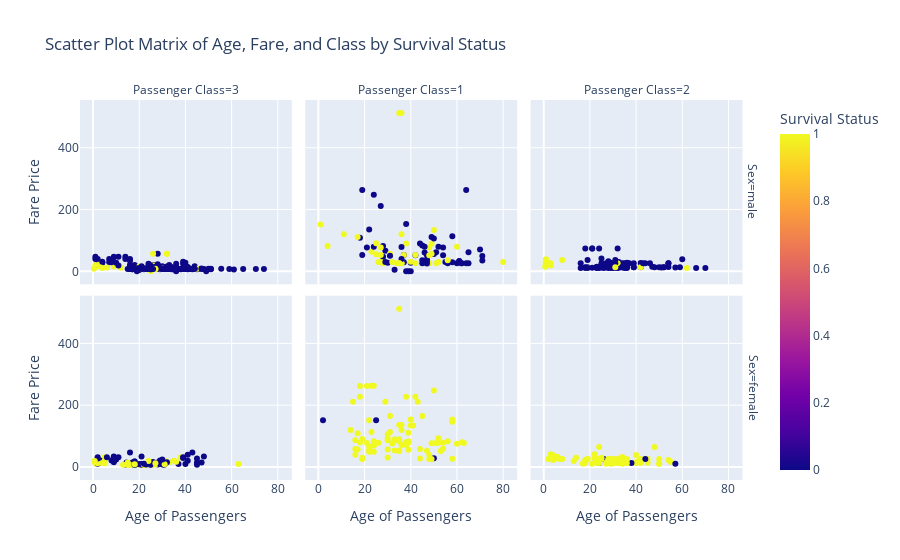

The notebook cell saved with this chart:
### Code cell
# Use faceting to create a scatter plot matrix displaying the relationship between age, fare, and class for passengers who survived and did not survive
fig = px.scatter(data,x='Age', y='Fare', color ='Survived', facet_col ='Pclass', facet_row='Sex',
                        labels={'Age': 'Age of Passengers', 'Fare': 'Fare Price', 'Pclass': 'Passenger Class', 'Survived': 'Survival Status'},
                        title='Scatter Plot Matrix of Age, Fare, and Class by Survival Status')
fig.show()

### Figure 1 — Plotly figure (JSON) as saved in the notebook; plotly's stock layout.template omitted (floating-point values rounded to 4 significant figures; data arrays with more than 128 entries replaced by an {"elided": "..."} marker saying what was removed)
{"data": [{"hovertemplate": "Sex=male<br>Passenger Class=3<br>Age of Passengers=%{x}<br>Fare Price=%{y}<br>Survival Status=%{marker.color}<extra></extra>", "legendgroup": "", "marker": {"color": {"elided": "347 int values"}, "coloraxis": "coloraxis", "symbol": "circle"}, "mode": "markers", "name": "", "orientation": "v", "showlegend": false, "type": "scatter", "x": {"elided": "347 float values"}, "xaxis": "x4", "y": {"elided": "347 float values"}, "yaxis": "y4"}, {"hovertemplate": "Sex=male<br>Passenger Class=1<br>Age of Passengers=%{x}<br>Fare Price=%{y}<br>Survival Status=%{marker.color}<extra></extra>", "legendgroup": "", "marker": {"color": [0, 1, 0, 0, 0, 0, 0, 1, 0, 0, 0, 0, 0, 1, 0, 0, 0, 0, 0, 0, 0, 0, 0, 0, 0, 1, 1, 1, 0, 1, 0, 0, 0, 0, 0, 0, 0, 1, 1, 0, 0, 0, 0, 0, 1, 0, 0, 1, 1, 0, 0, 1, 1, 1, 0, 1, 0, 1, 0, 0, 0, 1, 0, 0, 0, 0, 1, 1, 0, 0, 0, 0, 0, 1, 0, 0, 1, 0, 1, 1, 0, 1, 1, 1, 0, 1, 1, 0, 1, 1, 0, 1, 0, 0, 1, 1, 1, 0, 0, 1, 1, 0, 1, 1, 1, 1, 0, 0, 0, 0, 0, 0, 0, 1, 0, 0, 0, 1, 1, 0, 0, 1], "coloraxis": "coloraxis", "symbol": "circle"}, "mode": "markers", "name": "", "orientation": "v", "showlegend": false, "type": "scatter", "x": [54, 28, 19, 40, 28, 42, 65, null, 45, null, 28, 46, 71, 23, 21, 47, 24, 54, 37, 24, 51, null, 61, 56, null, 45, 40, 38, 44, 37, 62, 52, 40, null, 37, null, null, null, 0.92, 45.5, 38, 29, 45, null, 25, 22, 27, 36, 28, 50, 64, 4, 34, 52, 30, 49, 65, 48, 47, 56, null, 25, 58, 55, 71, 18, null, 36, 47, null, 45, 50, 64, 17, 62, null, 36, 36, 60, 49, null, 35, 27, 42, 61, 80, 32, null, 48, 56, 58, 50, 47, 31, 36, 27, 31, 60, 49, 35, 42, null, 48, 27, 35, null, 36, 70, 19, null, 29, 46, null, 11, 39, null, 38, null, 51, 31, 33, 26], "xaxis": "x5", "y": [51.86, 35.5, 263, 27.72, 82.17, 52, 61.98, 35.5, 83.47, 27.72, 47.1, 61.17, 34.65, 63.36, 77.29, 52, 247.5, 77.29, 53.1, 79.2, 61.38, 25.93, 33.5, 30.7, 50, 26.55, 31, 90, 90, 52.55, 26.55, 79.65, 0, 31, 29.7, 26, 27.72, 30.5, 151.6, 28.5, 153.5, 66.6, 35.5, 35, 55.44, 135.6, 211.5, 120, 26.55, 55.9, 263, 81.86, 26.55, 30.5, 27.75, 89.1, 26.55, 26.55, 38.5, 26.55, 52, 91.08, 29.7, 30.5, 49.5, 108.9, 26.55, 26.29, 34.02, 221.8, 26.55, 106.4, 26, 110.9, 26.55, 227.5, 26.39, 40.12, 79.2, 56.93, 42.4, 26.55, 30.5, 52.55, 32.32, 30, 30.5, 0, 76.73, 35.5, 113.3, 133.7, 25.59, 52, 512.3, 76.73, 57, 26.55, 110.9, 26.29, 26.29, 26.55, 52, 53.1, 512.3, 30, 78.85, 71, 53.1, 39.6, 30, 79.2, 30.7, 120, 0, 0, 0, 29.7, 26.55, 50.5, 5, 30], "yaxis": "y5"}, {"hovertemplate": "Sex=male<br>Passenger Class=2<br>Age of Passengers=%{x}<br>Fare Price=%{y}<br>Survival Status=%{marker.color}<extra></extra>", "legendgroup": "", "marker": {"color": [1, 0, 1, 0, 0, 0, 1, 0, 0, 0, 0, 0, 0, 0, 0, 0, 0, 0, 0, 0, 1, 0, 1, 0, 0, 0, 0, 1, 0, 0, 0, 0, 0, 0, 0, 0, 0, 0, 1, 0, 0, 0, 0, 1, 0, 0, 0, 0, 0, 0, 0, 0, 1, 0, 0, 0, 0, 0, 0, 0, 0, 0, 1, 1, 1, 0, 0, 1, 0, 0, 0, 0, 0, 0, 0, 0, 0, 0, 0, 1, 0, 0, 0, 0, 0, 0, 0, 0, 0, 0, 0, 0, 1, 0, 0, 0, 0, 0, 0, 0, 1, 1, 0, 0, 0, 0, 0, 0], "coloraxis": "coloraxis", "symbol": "circle"}, "mode": "markers", "name": "", "orientation": "v", "showlegend": false, "type": "scatter", "x": [null, 35, 34, 66, 32, 21, 0.83, 34, 29, 21, 32.5, 25, 23, 18, 19, 36.5, 42, 51, 30, null, 1, 19, 3, 30, 42, 30, 27, 19, 18, 59, 24, 44, 19, 33, 29, 54, 36, null, 42, 36, 30, 43, 54, 2, 28, 25, 36, 29, 18, 46, 23, 34, 3, null, 30, 31, 36, 48, null, 34, null, 23, 32, null, 8, 27, 28, 62, 54, 47, 37, 26, 57, 31, 24, 23, 32, 25, 70, 31, null, 60, 25, 52, 39, 52, 34, 50, 25, null, 23, 23, 0.67, 18, 16, 39, 34, 39, 35, 31, 1, 0.83, 16, 28, 21, 24, 28, 27], "xaxis": "x6", "y": [13, 26, 13, 10.5, 10.5, 73.5, 29, 26, 21, 73.5, 30.07, 13, 15.05, 11.5, 36.75, 26, 13, 12.53, 13, 15.05, 39, 13, 26, 13, 27, 10.5, 13, 10.5, 13, 13.5, 10.5, 26, 10.5, 12.28, 10.5, 26, 10.5, 0, 13, 12.88, 24, 26.25, 14, 26, 13, 13, 13, 27.72, 73.5, 26, 10.5, 21, 18.75, 0, 13, 10.5, 27.75, 13, 0, 21, 0, 11.5, 26, 13.86, 36.75, 26, 13.5, 10.5, 26, 15, 26, 10.5, 12.35, 26.25, 73.5, 13, 73.5, 13, 10.5, 13, 0, 39, 41.58, 13.5, 26, 13, 13, 13, 26, 0, 13, 13, 14.5, 11.5, 26, 13, 13, 13, 10.5, 37.0, 37.0, 18.75, 10.5, 33, 11.5, 13, 10.5, 13], "yaxis": "y6"}, {"hovertemplate": "Sex=female<br>Passenger Class=3<br>Age of Passengers=%{x}<br>Fare Price=%{y}<br>Survival Status=%{marker.color}<extra></extra>", "legendgroup": "", "marker": {"color": {"elided": "144 int values"}, "coloraxis": "coloraxis", "symbol": "circle"}, "mode": "markers", "name": "", "orientation": "v", "showlegend": false, "type": "scatter", "x": {"elided": "144 float values"}, "xaxis": "x", "y": {"elided": "144 float values"}, "yaxis": "y"}, {"hovertemplate": "Sex=female<br>Passenger Class=1<br>Age of Passengers=%{x}<br>Fare Price=%{y}<br>Survival Status=%{marker.color}<extra></extra>", "legendgroup": "", "marker": {"color": [1, 1, 1, 1, 1, 1, 1, 1, 1, 1, 0, 1, 1, 1, 1, 1, 1, 1, 1, 1, 1, 1, 1, 1, 0, 1, 1, 1, 1, 1, 1, 1, 1, 1, 1, 1, 1, 1, 1, 1, 1, 1, 1, 1, 1, 1, 1, 1, 1, 1, 0, 1, 1, 1, 1, 1, 1, 1, 1, 1, 1, 1, 1, 1, 1, 1, 1, 1, 1, 1, 1, 1, 1, 1, 1, 1, 1, 1, 1, 1, 1, 1, 1, 1, 1, 1, 1, 1, 1, 1, 1, 1, 1, 1], "coloraxis": "coloraxis", "symbol": "circle"}, "mode": "markers", "name": "", "orientation": "v", "showlegend": false, "type": "scatter", "x": [38, 35, 58, null, 49, 38, 23, 19, 22, null, 50, 44, 58, 31, 32, 35, null, 30, 35, 58, 35, 63, 26, 19, 2, 50, null, 17, 30, 24, 18, 31, 40, 36, 16, null, 41, 24, 22, 60, 24, null, 42, 35, 23, 33, 14, null, 35, 54, 25, 16, 54, 30, 44, 30, 22, 36, 48, 39, 53, 39, 39, 18, 52, 40, 21, 24, null, 15, 18, 22, 24, 38, 29, 21, 33, 36, 51, 43, 17, 49, 33, 52, 62, 39, 30, null, 16, 45, 48, 47, 56, 19], "xaxis": "x2", "y": [71.28, 53.1, 26.55, 146.5, 76.73, 80, 263, 26.28, 66.6, 55, 28.71, 27.72, 146.5, 113.3, 76.29, 83.47, 79.2, 86.5, 512.3, 153.5, 135.6, 77.96, 78.85, 91.08, 151.6, 247.5, 110.9, 108.9, 56.93, 83.16, 262.4, 164.9, 134.5, 135.6, 57.98, 133.7, 134.5, 263, 55, 75.25, 69.3, 82.17, 227.5, 52, 113.3, 90, 120, 51.86, 90, 78.27, 151.6, 86.5, 59.4, 93.5, 57.98, 106.4, 49.5, 71, 39.6, 79.65, 51.48, 55.9, 110.9, 79.65, 78.27, 153.5, 77.96, 69.3, 52, 211.3, 227.5, 151.6, 49.5, 227.5, 211.3, 262.4, 86.5, 120, 77.96, 211.3, 57, 25.93, 53.1, 93.5, 80, 83.16, 31, 89.1, 39.4, 164.9, 25.93, 52.55, 83.16, 30], "yaxis": "y2"}, {"hovertemplate": "Sex=female<br>Passenger Class=2<br>Age of Passengers=%{x}<br>Fare Price=%{y}<br>Survival Status=%{marker.color}<extra></extra>", "legendgroup": "", "marker": {"color": [1, 1, 0, 1, 1, 1, 1, 1, 1, 1, 1, 1, 1, 1, 0, 1, 1, 1, 1, 1, 1, 0, 1, 1, 1, 1, 1, 1, 0, 1, 1, 1, 1, 1, 1, 1, 1, 1, 1, 1, 1, 1, 1, 1, 1, 1, 1, 1, 1, 1, 1, 1, 1, 1, 1, 1, 1, 1, 1, 1, 1, 1, 1, 1, 1, 1, 1, 1, 0, 1, 1, 0, 1, 1, 1, 1], "coloraxis": "coloraxis", "symbol": "circle"}, "mode": "markers", "name": "", "orientation": "v", "showlegend": false, "type": "scatter", "x": [14, 55, 27, 3, 29, 21, 5, 29, 17, 34, 32.5, 29, 40, 32, 24, 35, 8, 24, 50, 41, null, 26, 24, 30, 22, 36, 24, 40, 38, 36, 17, 28, 34, 18, 28, 19, 42, 24, 45, 28, 13, 50, 33, 23, 33, 34, 36, 50, 2, 7, 19, 34, 25, null, 24, 22, 24, 4, 28, 18, 40, 45, 27, 6, 30, 30, 4, 48, 57, 54, 31, 44, 42, 27, 28, 25], "xaxis": "x3", "y": [30.07, 16, 21, 41.58, 26, 10.5, 27.75, 10.5, 10.5, 23, 13, 26, 15.75, 13, 13, 21, 26.25, 14.5, 26, 19.5, 12.35, 26, 26, 12.35, 29, 13, 13, 13, 13, 13, 12, 12.65, 32.5, 13, 26, 26, 26, 18.75, 26.25, 13, 19.5, 10.5, 27.75, 13.79, 26, 10.5, 26, 10.5, 26, 26.25, 26, 13, 30, 33, 27, 41.58, 65, 39, 13, 23, 39, 13.5, 10.5, 33, 21, 13, 23, 65, 10.5, 23, 26.25, 26, 13, 13.86, 24, 26], "yaxis": "y3"}], "layout": {"annotations": [{"font": {}, "showarrow": false, "text": "Passenger Class=3", "x": 0.1567, "xanchor": "center", "xref": "paper", "y": 1, "yanchor": "bottom", "yref": "paper"}, {"font": {}, "showarrow": false, "text": "Passenger Class=1", "x": 0.49, "xanchor": "center", "xref": "paper", "y": 1, "yanchor": "bottom", "yref": "paper"}, {"font": {}, "showarrow": false, "text": "Passenger Class=2", "x": 0.8233, "xanchor": "center", "xref": "paper", "y": 1, "yanchor": "bottom", "yref": "paper"}, {"font": {}, "showarrow": false, "text": "Sex=female", "textangle": 90, "x": 0.98, "xanchor": "left", "xref": "paper", "y": 0.2425, "yanchor": "middle", "yref": "paper"}, {"font": {}, "showarrow": false, "text": "Sex=male", "textangle": 90, "x": 0.98, "xanchor": "left", "xref": "paper", "y": 0.7575, "yanchor": "middle", "yref": "paper"}], "autosize": true, "coloraxis": {"colorbar": {"title": {"text": "Survival Status"}}, "colorscale": [[0, "#0d0887"], [0.1111, "#46039f"], [0.2222, "#7201a8"], [0.3333, "#9c179e"], [0.4444, "#bd3786"], [0.5556, "#d8576b"], [0.6667, "#ed7953"], [0.7778, "#fb9f3a"], [0.8889, "#fdca26"], [1, "#f0f921"]]}, "legend": {"tracegroupgap": 0}, "title": {"text": "Scatter Plot Matrix of Age, Fare, and Class by Survival Status"}, "xaxis": {"anchor": "y", "autorange": true, "domain": [0, 0.3133], "range": [-5.405, 85.83], "title": {"text": "Age of Passengers"}, "type": "linear"}, "xaxis2": {"anchor": "y2", "autorange": true, "domain": [0.3333, 0.6467], "matches": "x", "range": [-5.405, 85.83], "title": {"text": "Age of Passengers"}, "type": "linear"}, "xaxis3": {"anchor": "y3", "autorange": true, "domain": [0.6667, 0.98], "matches": "x", "range": [-5.405, 85.83], "title": {"text": "Age of Passengers"}, "type": "linear"}, "xaxis4": {"anchor": "y4", "autorange": true, "domain": [0, 0.3133], "matches": "x", "range": [-5.405, 85.83], "showticklabels": false, "type": "linear"}, "xaxis5": {"anchor": "y5", "autorange": true, "domain": [0.3333, 0.6467], "matches": "x", "range": [-5.405, 85.83], "showticklabels": false, "type": "linear"}, "xaxis6": {"anchor": "y6", "autorange": true, "domain": [0.6667, 0.98], "matches": "x", "range": [-5.405, 85.83], "showticklabels": false, "type": "linear"}, "yaxis": {"anchor": "x", "autorange": true, "domain": [0, 0.485], "range": [-58.5, 570.8], "title": {"text": "Fare Price"}, "type": "linear"}, "yaxis2": {"anchor": "x2", "autorange": true, "domain": [0, 0.485], "matches": "y", "range": [-58.5, 570.8], "showticklabels": false, "type": "linear"}, "yaxis3": {"anchor": "x3", "autorange": true, "domain": [0, 0.485], "matches": "y", "range": [-58.5, 570.8], "showticklabels": false, "type": "linear"}, "yaxis4": {"anchor": "x4", "autorange": true, "domain": [0.515, 1], "matches": "y", "range": [-58.5, 570.8], "title": {"text": "Fare Price"}, "type": "linear"}, "yaxis5": {"anchor": "x5", "autorange": true, "domain": [0.515, 1], "matches": "y", "range": [-58.5, 570.8], "showticklabels": false, "type": "linear"}, "yaxis6": {"anchor": "x6", "autorange": true, "domain": [0.515, 1], "matches": "y", "range": [-58.5, 570.8], "showticklabels": false, "type": "linear"}}}
